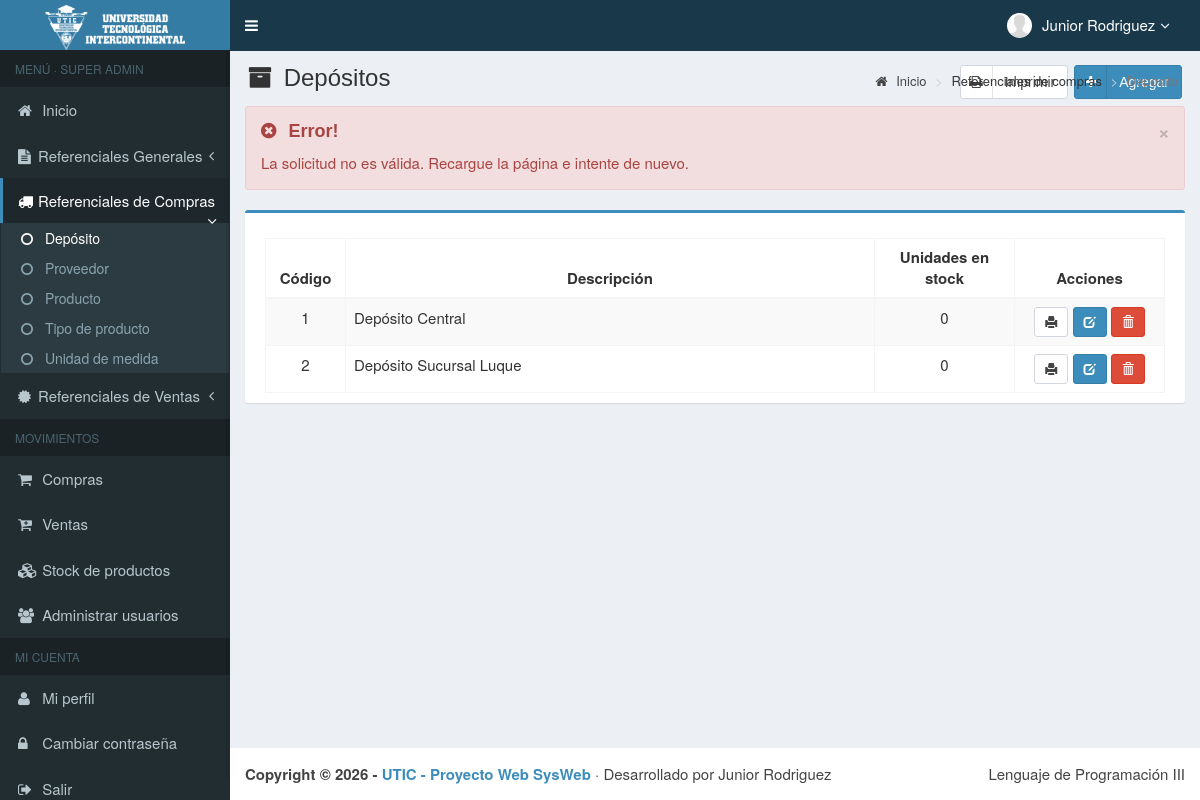
Screenshot of /main.php?module=deposito&alert=11 (signed in) with the database file from the repository.
### tables this page shows
CREATE TABLE usuarios (
    id_user         INT          NOT NULL AUTO_INCREMENT,
    username        VARCHAR(50)  NOT NULL,
    name_user       VARCHAR(150) NOT NULL,
    password        VARCHAR(255) NOT NULL,
    email           VARCHAR(150) NULL,
    telefono        VARCHAR(20)  NULL,
    foto            VARCHAR(300) NOT NULL DEFAULT '',
    permisos_acceso VARCHAR(30)  NOT NULL,           
    status          VARCHAR(15)  NOT NULL DEFAULT 'activo',    
    PRIMARY KEY (id_user),
    UNIQUE KEY uq_usuarios_username (username)
);

CREATE TABLE deposito (
    cod_deposito INT         NOT NULL,
    descrip      VARCHAR(50) NOT NULL,
    PRIMARY KEY (cod_deposito)
);

### config/funciones.php (called while the page is built, shortened)
<?php
function e(?string $texto): string
{
    return htmlspecialchars($texto ?? "", ENT_QUOTES, "UTF-8");
}
function gs(int|float|string|null $monto): string
{
    return number_format((float) $monto, 0, ",", ".");
}
function foto_usuario(?string $foto): string
{
    return "images/user/" . ($foto !== null && $foto !== "" ? rawurlencode($foto) : "user-default.png");
}

### modules/deposito/view.php (the view, shortened to what this page needs)
<?php
$alertas = [
    1 => ["success", "Éxito!", "El depósito se registró correctamente."],
    2 => ["success", "Éxito!", "El depósito se modificó correctamente."],
    3 => ["success", "Éxito!", "El depósito se eliminó correctamente."],
    4 => ["danger",  "Error!", "No se puede eliminar: el depósito tiene stock o movimientos de compras/ventas registrados."],
    5 => ["danger",  "Error!", "Ya existe el depósito con esa descripción."],
    6 => ["danger",  "Error!", "El depósito que intenta eliminar no existe."],
    10 => ["danger", "Error!", "Datos incompletos o inválidos. Revise el formulario."],
    11 => ["danger", "Error!", "La solicitud no es válida. Recargue la página e intente de nuevo."],
];
$alerta = $alertas[(int) ($_GET["alert"] ?? 0)] ?? null;
$registros = $mysqli->query("SELECT x.cod_deposito, x.descrip, (SELECT COALESCE(SUM(s.cantidad), 0) FROM stock s WHERE s.cod_deposito = x.cod_deposito) AS uso
                             FROM deposito x ORDER BY x.cod_deposito");
?>
<section class="content-header">
    <h1>
        <i class="fa fa-archive icon-title"></i> Depósitos
        <a class="btn btn-primary btn-social pull-right" href="?module=form_deposito&form=add" title="Agregar" data-toggle="tooltip">
            <i class="fa fa-plus"></i> Agregar
        </a>
        <a class="btn btn-default btn-social pull-right" style="margin-right:6px" href="modules/deposito/print.php" target="_blank" title="Imprimir listado" data-toggle="tooltip">
            <i class="fa fa-print"></i> Imprimir
        </a>
    </h1>
    <ol class="breadcrumb">
        <li><a href="?module=start"><i class="fa fa-home"></i> Inicio</a></li>
        <li>Referenciales de compras</li>
        <li class="active">Depósito</li>
    </ol>
</section>
<section class="content">
    <div class="row">
        <div class="col-md-12">
            <?php if ($alerta): ?>
                <div class="alert alert-<?= $alerta[0] ?> alert-dismissable">
                    <button type="button" class="close" data-dismiss="alert" aria-hidden="true">&times;</button>
                    <h4><i class="icon fa <?= $alerta[0] === "success" ? "fa-check-circle" : "fa-times-circle" ?>"></i> <?= $alerta[1] ?></h4>
                    <?= $alerta[2] ?>
                </div>
            <?php endif; ?>
            <div class="box box-primary">
                <div class="box-body">
                    <table id="dataTables1" class="table table-bordered table-striped table-hover">
                        <thead>
                            <tr>
                                <th class="center">Código</th>
                                <th class="center">Descripción</th>
                                <th class="center">Unidades en stock</th>
                                <th class="center">Acciones</th>
                            </tr>
                        </thead>
                        <tbody>
                        <?php while ($r = $registros->fetch_assoc()): ?>
                            <tr>
                                <td width="80" class="center"><?= (int) $r["cod_deposito"] ?></td>
                                <td><?= e($r["descrip"]) ?></td>
                                <td width="140" class="center"><?= gs($r["uso"]) ?></td>
                                <td width="150" class="center">
                                    <a data-toggle="tooltip" title="Imprimir ficha" class="btn btn-default btn-sm" target="_blank"
                                       href="modules/deposito/print_view.php?id=<?= (int) $r["cod_deposito"] ?>">
                                        <i class="glyphicon glyphicon-print"></i>
                                    </a>
                                    <a data-toggle="tooltip" title="Modificar" class="btn btn-primary btn-sm"
                                       href="?module=form_deposito&form=edit&id=<?= (int) $r["cod_deposito"] ?>">
                                        <i style="color:#fff" class="glyphicon glyphicon-edit"></i>
                                    </a>
                                    <form method="POST" action="modules/deposito/proses.php?act=delete" style="display:inline"
                                          onsubmit="return confirm('¿Eliminar el depósito <?= e(addslashes($r["descrip"])) ?>?');">
                                        <button type="submit" class="btn btn-danger btn-sm" data-toggle="tooltip" title="Eliminar">
                                            <i style="color:#fff" class="glyphicon glyphicon-trash"></i>
                                        </button>
                                    </form>
                                </td>
                            </tr>
                        <?php endwhile; ?>
                        </tbody>
                    </table>
                </div>
            </div>
        </div>
    </div>
</section>

### top-menu.php (shortened to what this page needs)
<?php
$stmt = $mysqli->prepare("SELECT name_user, foto, permisos_acceso FROM usuarios WHERE id_user = ?");
$stmt->bind_param("i", $_SESSION["id_user"]);
$stmt->execute();
$usuario_top = $stmt->get_result()->fetch_assoc();
?>
<li class="dropdown user user-menu">
    <a href="#" class="dropdown-toggle" data-toggle="dropdown">
        <img src="<?= foto_usuario($usuario_top["foto"]) ?>" class="user-image" alt="Imagen de usuario">
        <span class="hidden-xs"><?= e($usuario_top["name_user"]) ?><i style="margin-left:5px" class="fa fa-angle-down"></i></span>
    </a>
</li>

### assets/css/style.css (style rules this page uses)
.bg-red, .callout.callout-danger, .alert-danger, .alert-error, .label-danger, .modal-danger .modal-body { background-color: #f2dede !important; }
.alert-danger, .alert-error { border-color: #ebccd1; }
.btn-default { background-color: #fff; border-color: #d2d6de; color: #444; }
.btn-social *:first-child { border-right: 1px solid rgba(0, 0, 0, 0.1); bottom: 0; font-size: 1em !important; left: 0; line-height: 32px !important; position: absolute; text-align: center; top: 0; width: 32px !important; }
.content-header { padding: 15px 18px 0; position: relative; }
.content-header > .breadcrumb { background: transparent none repeat scroll 0 0; border-radius: 2px; float: right; font-size: 13px; margin-bottom: 0; margin-top: 0; padding: 7px 12px; position: absolute; right: 10px; top: 15px; }
.center { text-align:center; }
.icon-title { margin-right: 5px; }
body { background-color: #fff; color: #333; font-size: 15px; line-height: 1.42857; }

### rows the page displays
usuarios: name_user "Junior Rodriguez"
deposito: cod_deposito "1", descrip "Depósito Central", uso "0"
deposito: cod_deposito "2", descrip "Depósito Sucursal Luque", uso "0"

### other values shown
$nivel "SUPER ADMIN"
$alerta[1] "Error!"
$alerta[2] "La solicitud no es válida. Recargue la página e intente de nuevo."
